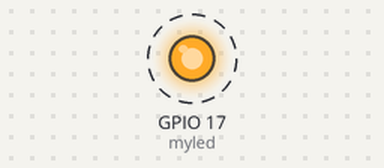
A program run on a simulated Raspberry Pi (BCM pin numbers). Parts: output pins drawn as LEDs (lit = HIGH). Dashed ring = blinking.

Above: at 0.2 s.
Timing chart, 0 to 3.0 s (numbered marks = the images above):
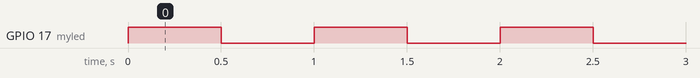

Measured:
- by itself, GPIO 17 (myled): alternates HIGH for 0.50 s and LOW for 0.50 s

The program:

led-blink2.py
```python
from gpiozero import LED
import time

myled = LED(17)

try:
    while True:
        myled.on()
        time.sleep(0.5)
        myled.off()
        time.sleep(0.5)
except KeyboardInterrupt:
#    print("kkkkkkkkkk")
    pass
```
